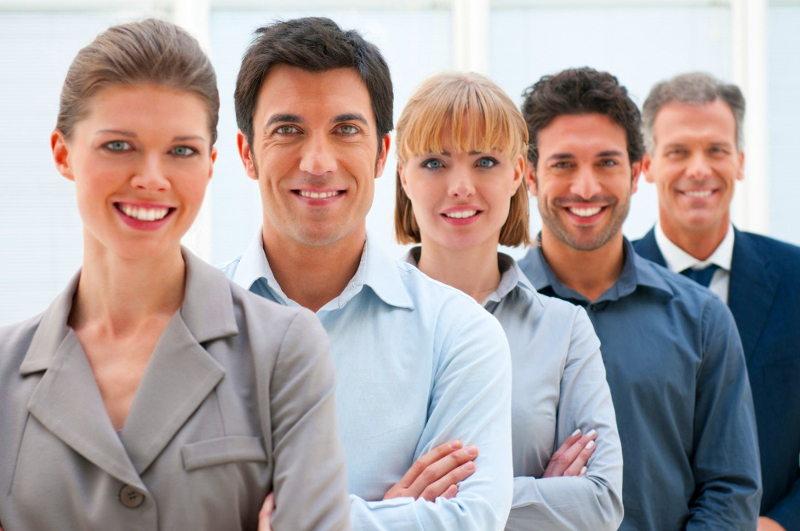
//> input picture synthese_image/GLSLExample-06.0/visages.jpg, 800 x 531 px
$ ./window   (built with g++ and OpenCV 4)
//> lines starting //> are read from the running program, lines starting //| are printed output that depends on the picture; after the words box and inside, x2 and y2 are one past the last pixel; in counts of white or black regions, pixels touching at a corner belong together
/*!\file window.cpp
 *
 * \brief Utilisation du CascadeClassifier pour d閠ecter des visages et les yeux
 *
 * \author Far鑣 BELHADJ, amsi@ai.univ-paris8.fr
 * \date October 15 2015
 */
#include <stdio.h>
#include <assert.h>
#include <opencv2/core/core.hpp>
#include <opencv2/highgui/highgui.hpp>
#include <opencv2/imgproc/imgproc.hpp>
#include <objdetect.hpp>

using namespace cv;
using namespace std;

int main(int argc, char ** argv) {
  CascadeClassifier * face_cc = new CascadeClassifier("haarcascade_frontalface_default.xml");
  CascadeClassifier * eye_cc = new CascadeClassifier("haarcascade_eye.xml");
  if(face_cc == NULL || eye_cc == NULL)
    return 1;
  Mat ci = imread("visages.jpg");
//> ci is the input picture: 531 rows x 800 cols, CV_8UC3; mean B, G, R 158, 158.6, 170.7
  Mat gsi = imread("visages.jpg", CV_LOAD_IMAGE_GRAYSCALE);
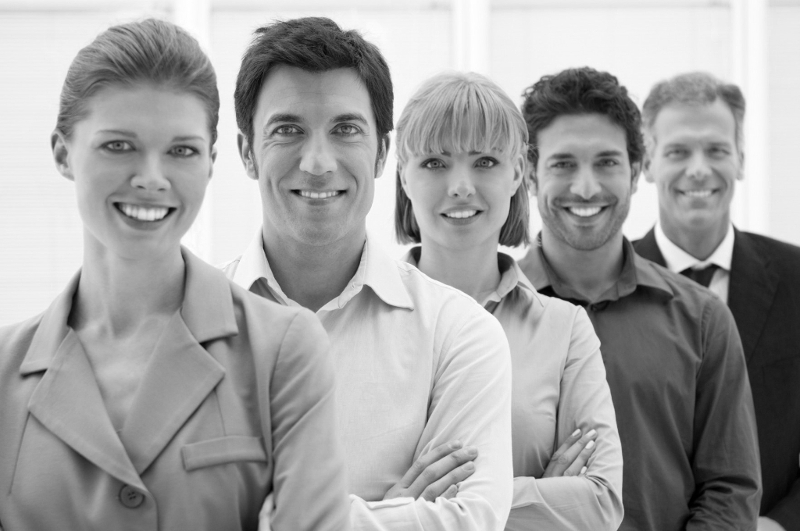
//> gsi: 531 rows x 800 cols, CV_8UC1; min 0, max 255, mean 162.2
  cvNamedWindow("Face detection", CV_WINDOW_AUTOSIZE);
  while(1) {
    vector<Rect> faces;
    face_cc->detectMultiScale(gsi, faces, 1.3, 5);
//> faces = 5 Rects (x, y, width, height): [640, 107, 115, 115], [522, 115, 125, 125], [391, 110, 141, 141], [229, 66, 169, 169], [61, 84, 170, 170]
    for (vector<Rect>::iterator fc = faces.begin(); fc != faces.end(); ++fc) {
      rectangle(ci, (*fc).tl(), (*fc).br(), Scalar(0, 255, 0), 2, CV_AA);
      Mat gsi_roi = gsi(*fc); /* sub image of gsi according to the rest *fc */
      vector<Rect> eyes;
      eye_cc->detectMultiScale(gsi_roi, eyes, 1.3, 10);
      for (vector<Rect>::iterator ec = eyes.begin(); ec != eyes.end(); ++ec)
	rectangle(ci, (*fc).tl() + (*ec).tl(), (*fc).tl() + (*ec).br(), Scalar(0, 0, 255), 2, CV_AA);
    }
//> this loop made 5 passes
//> pass 1, `Mat gsi_roi = gsi(*fc); /* sub image of gsi according to the rest *fc */`:
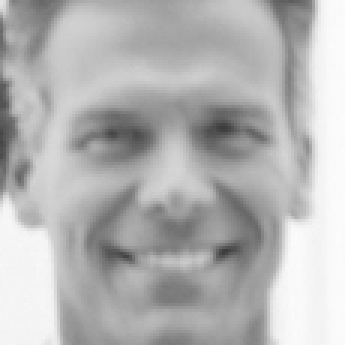
//> gsi_roi: 115 rows x 115 cols, CV_8UC1 (shown 3 times larger); min 59, max 252, mean 180.4
//> pass 2, `Mat gsi_roi = gsi(*fc); /* sub image of gsi according to the rest *fc */`:
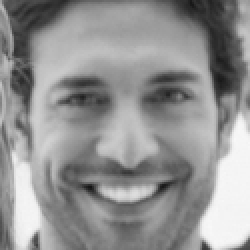
//> gsi_roi: 125 rows x 125 cols, CV_8UC1 (shown 2 times larger); min 20, max 248, mean 146.4
//> pass 3, `Mat gsi_roi = gsi(*fc); /* sub image of gsi according to the rest *fc */`:
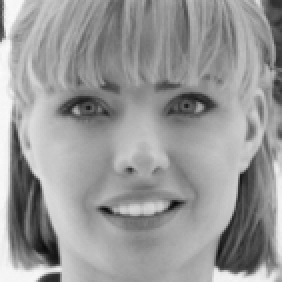
//> gsi_roi: 141 rows x 141 cols, CV_8UC1 (shown 2 times larger); min 10, max 251, mean 152.7
//> after the loop:
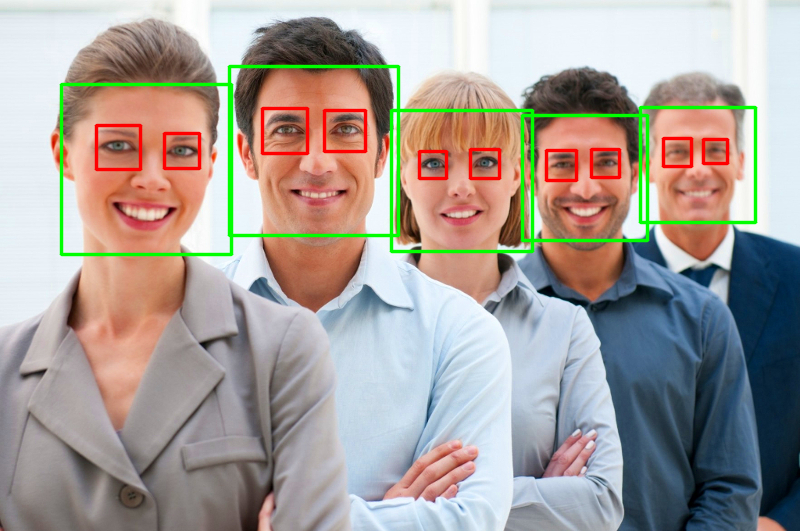
//> ci: 531 rows x 800 cols, CV_8UC3; 4.77% of pixels changed, all inside (x1, y1, x2, y2) = (59, 64, 758, 257)
    imshow("Face detection", ci);
    if((cvWaitKey(10) & 0xFF) == 27)
//> the Esc key is pressed
      break;
  }
  return 0;
}
